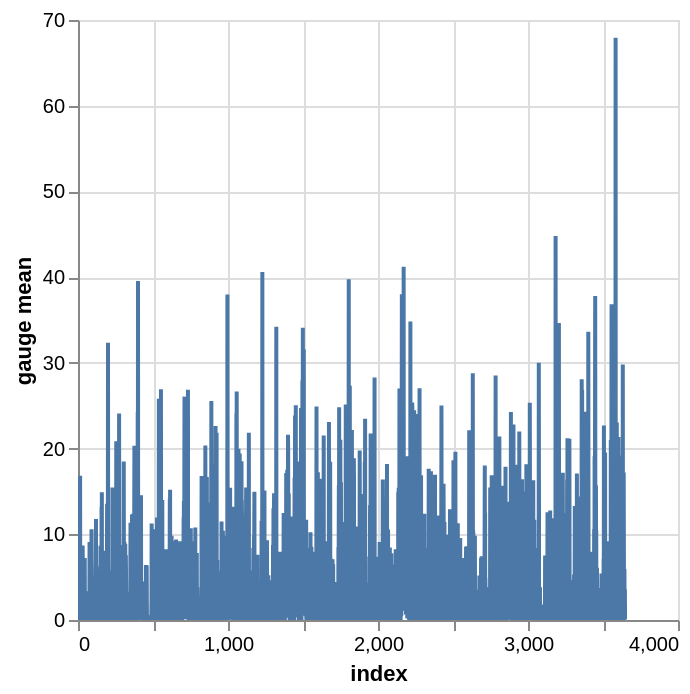

Here is the notebook cell this chart was saved with:
### Code cell
abermule_rain_gauge_data_2010s["gauge mean"].plot.line()

### Figure 1 — Vega-Lite specification as saved in the notebook (floating-point values rounded to 4 significant figures; data arrays with more than 128 entries replaced by an {"elided": "..."} marker saying what was removed)
{"config": {"view": {"continuousWidth": 300, "continuousHeight": 300}}, "data": {"name": "data-bef7ced96a7dfc4175a0dbfc6fec8322"}, "mark": {"type": "line", "tooltip": true}, "encoding": {"x": {"field": "index", "type": "quantitative"}, "y": {"field": "gauge mean", "type": "quantitative"}}, "params": [{"name": "param_1", "select": {"type": "interval", "encodings": ["x", "y"]}, "bind": "scales"}], "$schema": "https://vega.github.io/schema/vega-lite/v5.20.1.json", "datasets": {"data-bef7ced96a7dfc4175a0dbfc6fec8322": {"elided": "3651 records"}}}
